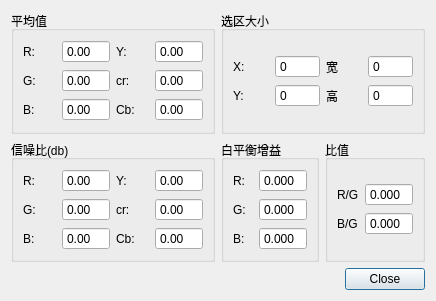
<?xml version="1.0" encoding="UTF-8"?>
<ui version="4.0">
 <class>StaticsView</class>
 <widget class="QDialog" name="StaticsView">
  <property name="geometry">
   <rect>
    <x>0</x>
    <y>0</y>
    <width>436</width>
    <height>301</height>
   </rect>
  </property>
  <property name="windowTitle">
   <string>统计值</string>
  </property>
  <layout class="QGridLayout" name="gridLayout">
   <item row="0" column="0">
    <layout class="QHBoxLayout" name="horizontalLayout_26">
     <item>
      <layout class="QVBoxLayout" name="verticalLayout_10">
       <item>
        <widget class="QGroupBox" name="groupBox">
         <property name="title">
          <string>平均值</string>
         </property>
         <property name="flat">
          <bool>false</bool>
         </property>
         <layout class="QGridLayout" name="gridLayout_2">
          <item row="0" column="0">
           <layout class="QHBoxLayout" name="horizontalLayout_7">
            <property name="sizeConstraint">
             <enum>QLayout::SetMaximumSize</enum>
            </property>
            <item>
             <layout class="QVBoxLayout" name="verticalLayout">
              <item>
               <layout class="QHBoxLayout" name="horizontalLayout">
                <item>
                 <widget class="QLabel" name="label">
                  <property name="text">
                   <string>R:</string>
                  </property>
                 </widget>
                </item>
                <item>
                 <widget class="QDoubleSpinBox" name="average_r">
                  <property name="buttonSymbols">
                   <enum>QAbstractSpinBox::NoButtons</enum>
                  </property>
                  <property name="maximum">
                   <double>256.000000000000000</double>
                  </property>
                 </widget>
                </item>
               </layout>
              </item>
              <item>
               <layout class="QHBoxLayout" name="horizontalLayout_2">
                <item>
                 <widget class="QLabel" name="label_2">
                  <property name="text">
                   <string>G:</string>
                  </property>
                 </widget>
                </item>
                <item>
                 <widget class="QDoubleSpinBox" name="average_g">
                  <property name="buttonSymbols">
                   <enum>QAbstractSpinBox::NoButtons</enum>
                  </property>
                  <property name="maximum">
                   <double>256.000000000000000</double>
                  </property>
                 </widget>
                </item>
               </layout>
              </item>
              <item>
               <layout class="QHBoxLayout" name="horizontalLayout_3">
                <item>
                 <widget class="QLabel" name="label_3">
                  <property name="text">
                   <string>B:</string>
                  </property>
                 </widget>
                </item>
                <item>
                 <widget class="QDoubleSpinBox" name="average_b">
                  <property name="buttonSymbols">
                   <enum>QAbstractSpinBox::NoButtons</enum>
                  </property>
                  <property name="maximum">
                   <double>256.000000000000000</double>
                  </property>
                 </widget>
                </item>
               </layout>
              </item>
             </layout>
            </item>
            <item>
             <layout class="QVBoxLayout" name="verticalLayout_2">
              <item>
               <layout class="QHBoxLayout" name="horizontalLayout_4">
                <item>
                 <widget class="QLabel" name="label_4">
                  <property name="text">
                   <string>Y:</string>
                  </property>
                 </widget>
                </item>
                <item>
                 <widget class="QDoubleSpinBox" name="average_y">
                  <property name="buttonSymbols">
                   <enum>QAbstractSpinBox::NoButtons</enum>
                  </property>
                  <property name="maximum">
                   <double>256.000000000000000</double>
                  </property>
                 </widget>
                </item>
               </layout>
              </item>
              <item>
               <layout class="QHBoxLayout" name="horizontalLayout_5">
                <item>
                 <widget class="QLabel" name="label_5">
                  <property name="text">
                   <string>cr:</string>
                  </property>
                 </widget>
                </item>
                <item>
                 <widget class="QDoubleSpinBox" name="average_cr">
                  <property name="buttonSymbols">
                   <enum>QAbstractSpinBox::NoButtons</enum>
                  </property>
                  <property name="maximum">
                   <double>256.000000000000000</double>
                  </property>
                 </widget>
                </item>
               </layout>
              </item>
              <item>
               <layout class="QHBoxLayout" name="horizontalLayout_6">
                <item>
                 <widget class="QLabel" name="label_6">
                  <property name="text">
                   <string>Cb:</string>
                  </property>
                 </widget>
                </item>
                <item>
                 <widget class="QDoubleSpinBox" name="average_cb">
                  <property name="buttonSymbols">
                   <enum>QAbstractSpinBox::NoButtons</enum>
                  </property>
                  <property name="maximum">
                   <double>256.000000000000000</double>
                  </property>
                 </widget>
                </item>
               </layout>
              </item>
             </layout>
            </item>
           </layout>
          </item>
         </layout>
        </widget>
       </item>
       <item>
        <widget class="QGroupBox" name="groupBox_2">
         <property name="title">
          <string>信噪比(db)</string>
         </property>
         <layout class="QGridLayout" name="gridLayout_3">
          <item row="0" column="0">
           <layout class="QHBoxLayout" name="horizontalLayout_8">
            <item>
             <layout class="QVBoxLayout" name="verticalLayout_3">
              <item>
               <layout class="QHBoxLayout" name="horizontalLayout_9">
                <item>
                 <widget class="QLabel" name="label_7">
                  <property name="text">
                   <string>R:</string>
                  </property>
                 </widget>
                </item>
                <item>
                 <widget class="QDoubleSpinBox" name="snr_r">
                  <property name="buttonSymbols">
                   <enum>QAbstractSpinBox::NoButtons</enum>
                  </property>
                  <property name="maximum">
                   <double>256.000000000000000</double>
                  </property>
                 </widget>
                </item>
               </layout>
              </item>
              <item>
               <layout class="QHBoxLayout" name="horizontalLayout_10">
                <item>
                 <widget class="QLabel" name="label_8">
                  <property name="text">
                   <string>G:</string>
                  </property>
                 </widget>
                </item>
                <item>
                 <widget class="QDoubleSpinBox" name="snr_g">
                  <property name="buttonSymbols">
                   <enum>QAbstractSpinBox::NoButtons</enum>
                  </property>
                  <property name="maximum">
                   <double>256.000000000000000</double>
                  </property>
                 </widget>
                </item>
               </layout>
              </item>
              <item>
               <layout class="QHBoxLayout" name="horizontalLayout_11">
                <item>
                 <widget class="QLabel" name="label_9">
                  <property name="text">
                   <string>B:</string>
                  </property>
                 </widget>
                </item>
                <item>
                 <widget class="QDoubleSpinBox" name="snr_b">
                  <property name="buttonSymbols">
                   <enum>QAbstractSpinBox::NoButtons</enum>
                  </property>
                  <property name="maximum">
                   <double>256.000000000000000</double>
                  </property>
                 </widget>
                </item>
               </layout>
              </item>
             </layout>
            </item>
            <item>
             <layout class="QVBoxLayout" name="verticalLayout_4">
              <property name="sizeConstraint">
               <enum>QLayout::SetMaximumSize</enum>
              </property>
              <item>
               <layout class="QHBoxLayout" name="horizontalLayout_12">
                <item>
                 <widget class="QLabel" name="label_10">
                  <property name="text">
                   <string>Y:</string>
                  </property>
                 </widget>
                </item>
                <item>
                 <widget class="QDoubleSpinBox" name="snr_y">
                  <property name="buttonSymbols">
                   <enum>QAbstractSpinBox::NoButtons</enum>
                  </property>
                  <property name="maximum">
                   <double>256.000000000000000</double>
                  </property>
                 </widget>
                </item>
               </layout>
              </item>
              <item>
               <layout class="QHBoxLayout" name="horizontalLayout_13">
                <item>
                 <widget class="QLabel" name="label_11">
                  <property name="text">
                   <string>cr:</string>
                  </property>
                 </widget>
                </item>
                <item>
                 <widget class="QDoubleSpinBox" name="snr_cr">
                  <property name="buttonSymbols">
                   <enum>QAbstractSpinBox::NoButtons</enum>
                  </property>
                  <property name="maximum">
                   <double>256.000000000000000</double>
                  </property>
                 </widget>
                </item>
               </layout>
              </item>
              <item>
               <layout class="QHBoxLayout" name="horizontalLayout_14">
                <item>
                 <widget class="QLabel" name="label_12">
                  <property name="text">
                   <string>Cb:</string>
                  </property>
                 </widget>
                </item>
                <item>
                 <widget class="QDoubleSpinBox" name="snr_cb">
                  <property name="buttonSymbols">
                   <enum>QAbstractSpinBox::NoButtons</enum>
                  </property>
                  <property name="maximum">
                   <double>256.000000000000000</double>
                  </property>
                 </widget>
                </item>
               </layout>
              </item>
             </layout>
            </item>
           </layout>
          </item>
         </layout>
        </widget>
       </item>
      </layout>
     </item>
     <item>
      <layout class="QVBoxLayout" name="verticalLayout_9">
       <item>
        <widget class="QGroupBox" name="groupBox_5">
         <property name="title">
          <string>选区大小</string>
         </property>
         <layout class="QGridLayout" name="gridLayout_4">
          <item row="0" column="0">
           <layout class="QHBoxLayout" name="horizontalLayout_15">
            <property name="sizeConstraint">
             <enum>QLayout::SetMaximumSize</enum>
            </property>
            <item>
             <layout class="QVBoxLayout" name="verticalLayout_7">
              <item>
               <layout class="QHBoxLayout" name="horizontalLayout_21">
                <item>
                 <widget class="QLabel" name="label_18">
                  <property name="text">
                   <string>X:</string>
                  </property>
                 </widget>
                </item>
                <item>
                 <widget class="QSpinBox" name="section_x">
                  <property name="buttonSymbols">
                   <enum>QAbstractSpinBox::NoButtons</enum>
                  </property>
                  <property name="maximum">
                   <number>10000</number>
                  </property>
                 </widget>
                </item>
               </layout>
              </item>
              <item>
               <layout class="QHBoxLayout" name="horizontalLayout_22">
                <item>
                 <widget class="QLabel" name="label_19">
                  <property name="text">
                   <string>Y:</string>
                  </property>
                 </widget>
                </item>
                <item>
                 <widget class="QSpinBox" name="section_y">
                  <property name="buttonSymbols">
                   <enum>QAbstractSpinBox::NoButtons</enum>
                  </property>
                  <property name="maximum">
                   <number>10000</number>
                  </property>
                 </widget>
                </item>
               </layout>
              </item>
             </layout>
            </item>
            <item>
             <layout class="QVBoxLayout" name="verticalLayout_8">
              <item>
               <layout class="QHBoxLayout" name="horizontalLayout_23">
                <item>
                 <widget class="QLabel" name="label_20">
                  <property name="text">
                   <string>宽</string>
                  </property>
                 </widget>
                </item>
                <item>
                 <widget class="QSpinBox" name="section_width">
                  <property name="buttonSymbols">
                   <enum>QAbstractSpinBox::NoButtons</enum>
                  </property>
                  <property name="maximum">
                   <number>10000</number>
                  </property>
                 </widget>
                </item>
               </layout>
              </item>
              <item>
               <layout class="QHBoxLayout" name="horizontalLayout_24">
                <item>
                 <widget class="QLabel" name="label_21">
                  <property name="text">
                   <string>高</string>
                  </property>
                 </widget>
                </item>
                <item>
                 <widget class="QSpinBox" name="section_height">
                  <property name="buttonSymbols">
                   <enum>QAbstractSpinBox::NoButtons</enum>
                  </property>
                  <property name="maximum">
                   <number>10000</number>
                  </property>
                 </widget>
                </item>
               </layout>
              </item>
             </layout>
            </item>
           </layout>
          </item>
         </layout>
        </widget>
       </item>
       <item>
        <layout class="QGridLayout" name="gridLayout_7">
         <item row="0" column="0">
          <widget class="QGroupBox" name="groupBox_4">
           <property name="title">
            <string>白平衡增益</string>
           </property>
           <layout class="QGridLayout" name="gridLayout_6">
            <item row="0" column="0">
             <layout class="QVBoxLayout" name="verticalLayout_6">
              <property name="sizeConstraint">
               <enum>QLayout::SetMaximumSize</enum>
              </property>
              <item>
               <layout class="QHBoxLayout" name="horizontalLayout_18">
                <item>
                 <widget class="QLabel" name="label_15">
                  <property name="text">
                   <string>R:</string>
                  </property>
                 </widget>
                </item>
                <item>
                 <widget class="QDoubleSpinBox" name="r_gain">
                  <property name="buttonSymbols">
                   <enum>QAbstractSpinBox::NoButtons</enum>
                  </property>
                  <property name="decimals">
                   <number>3</number>
                  </property>
                 </widget>
                </item>
               </layout>
              </item>
              <item>
               <layout class="QHBoxLayout" name="horizontalLayout_19">
                <item>
                 <widget class="QLabel" name="label_16">
                  <property name="text">
                   <string>G:</string>
                  </property>
                 </widget>
                </item>
                <item>
                 <widget class="QDoubleSpinBox" name="g_gain">
                  <property name="buttonSymbols">
                   <enum>QAbstractSpinBox::NoButtons</enum>
                  </property>
                  <property name="decimals">
                   <number>3</number>
                  </property>
                 </widget>
                </item>
               </layout>
              </item>
              <item>
               <layout class="QHBoxLayout" name="horizontalLayout_20">
                <item>
                 <widget class="QLabel" name="label_17">
                  <property name="text">
                   <string>B:</string>
                  </property>
                 </widget>
                </item>
                <item>
                 <widget class="QDoubleSpinBox" name="b_gain">
                  <property name="buttonSymbols">
                   <enum>QAbstractSpinBox::NoButtons</enum>
                  </property>
                  <property name="decimals">
                   <number>3</number>
                  </property>
                 </widget>
                </item>
               </layout>
              </item>
             </layout>
            </item>
           </layout>
          </widget>
         </item>
         <item row="0" column="1">
          <widget class="QGroupBox" name="groupBox_3">
           <property name="title">
            <string>比值</string>
           </property>
           <layout class="QGridLayout" name="gridLayout_5">
            <item row="0" column="0">
             <layout class="QVBoxLayout" name="verticalLayout_5">
              <property name="sizeConstraint">
               <enum>QLayout::SetMaximumSize</enum>
              </property>
              <item>
               <layout class="QHBoxLayout" name="horizontalLayout_16">
                <item>
                 <widget class="QLabel" name="label_13">
                  <property name="text">
                   <string>R/G</string>
                  </property>
                 </widget>
                </item>
                <item>
                 <widget class="QDoubleSpinBox" name="rg_ratio">
                  <property name="buttonSymbols">
                   <enum>QAbstractSpinBox::NoButtons</enum>
                  </property>
                  <property name="decimals">
                   <number>3</number>
                  </property>
                 </widget>
                </item>
               </layout>
              </item>
              <item>
               <layout class="QHBoxLayout" name="horizontalLayout_17">
                <item>
                 <widget class="QLabel" name="label_14">
                  <property name="text">
                   <string>B/G</string>
                  </property>
                 </widget>
                </item>
                <item>
                 <widget class="QDoubleSpinBox" name="bg_ratio">
                  <property name="buttonSymbols">
                   <enum>QAbstractSpinBox::NoButtons</enum>
                  </property>
                  <property name="decimals">
                   <number>3</number>
                  </property>
                 </widget>
                </item>
               </layout>
              </item>
             </layout>
            </item>
           </layout>
          </widget>
         </item>
        </layout>
       </item>
      </layout>
     </item>
    </layout>
   </item>
   <item row="1" column="0">
    <widget class="QDialogButtonBox" name="close">
     <property name="orientation">
      <enum>Qt::Horizontal</enum>
     </property>
     <property name="standardButtons">
      <set>QDialogButtonBox::Close</set>
     </property>
    </widget>
   </item>
  </layout>
 </widget>
 <resources/>
 <connections>
  <connection>
   <sender>close</sender>
   <signal>accepted()</signal>
   <receiver>StaticsView</receiver>
   <slot>accept()</slot>
   <hints>
    <hint type="sourcelabel">
     <x>248</x>
     <y>254</y>
    </hint>
    <hint type="destinationlabel">
     <x>157</x>
     <y>274</y>
    </hint>
   </hints>
  </connection>
  <connection>
   <sender>close</sender>
   <signal>rejected()</signal>
   <receiver>StaticsView</receiver>
   <slot>reject()</slot>
   <hints>
    <hint type="sourcelabel">
     <x>316</x>
     <y>260</y>
    </hint>
    <hint type="destinationlabel">
     <x>286</x>
     <y>274</y>
    </hint>
   </hints>
  </connection>
 </connections>
</ui>
